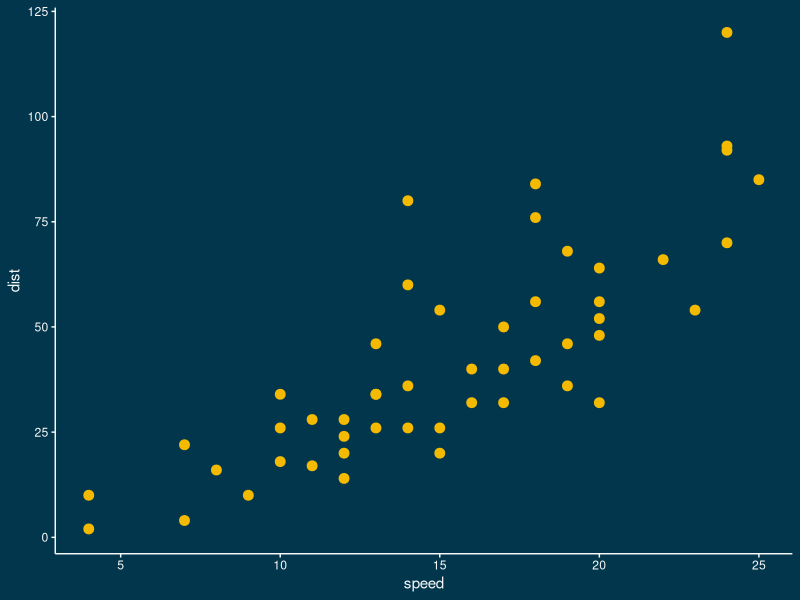

This chart was generated by the following R code:
## ---- chunk 1
#| echo: false
#| 
library(ggplot2)

theme_bg <- function() {
  theme_classic() +
    theme(panel.background = element_rect(fill = '#01364C', colour = '#01364C'),
          plot.background = element_rect(fill = '#01364C', colour = '#01364C'),
          text = element_text(colour = '#F8F8F8'), 
          axis.line = element_line(colour = '#F8F8F8'), 
          axis.ticks = element_line(colour = '#F8F8F8'), 
          axis.text = element_text(colour = '#F8F8F8'))
}

ggplot(data = cars, 
       mapping = aes(x = speed, y = dist)) +
  geom_point(colour = "#F4BA02", alpha = 1.5, size = 3) +
  theme_bg()
